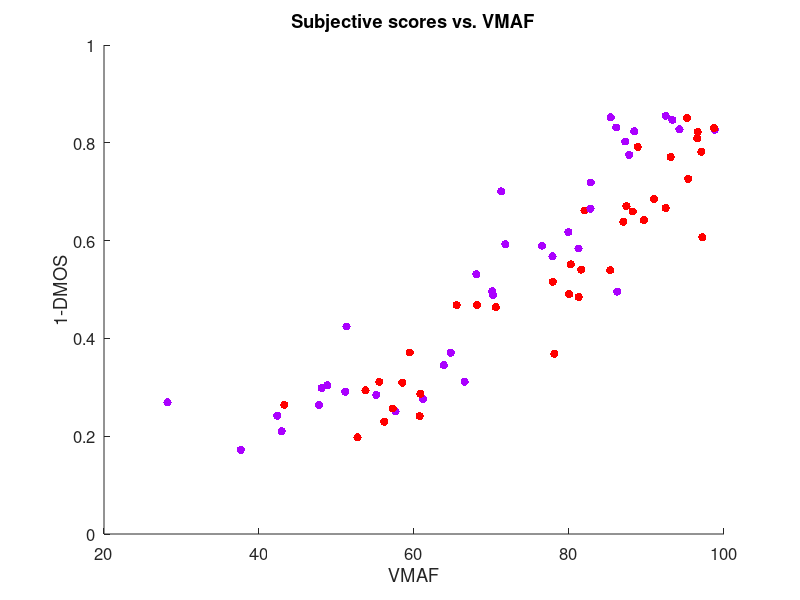

Here is the MATLAB script that generated this plot: (Note: this script raises an error after producing the figure.)
fileID = fopen('CSIQVideo_DMOS.txt');
formatSpec = '%s %f %f';
CSIQVideo_DMOSread = textscan(fileID,formatSpec);
fclose(fileID);
numSeq = length(CSIQVideo_DMOSread{1});

fileID = fopen('vmafResults.txt');
formatSpec = '%f';
CSIQVideo_VMAFresults = textscan(fileID,formatSpec);
fclose(fileID);

seqNames = CSIQVideo_DMOSread{1};
dmosVec = CSIQVideo_DMOSread{2};
vmafVec = CSIQVideo_VMAFresults{1};
mosVec = 1-dmosVec/100;
[mosSorted, ind] = sort(mosVec, 'ascend');
vmafSorted = vmafVec(ind);

numDistortions = 6;
numLevels = 3;

%% Plot results - 1-DMOS vs. objective metric result

%dmos_sorted = csvread('CSIQdmos_sorted.csv');
%dmos_to_mos = 1-dmos_sorted;
%[dmos_ascending, ascending_indices] = sort(dmos_to_mos, 'ascend');

levels = [1:numLevels]';
LUT_level = repmat(levels, numSeq/numLevels, 1);
types = 1:numDistortions;
LUT_type = repmat(reshape(repmat(types, numLevels, 1), numLevels*numDistortions, 1), numSeq/(numDistortions*numLevels), 1);
LUT_level_sorted_asc = LUT_level(ind);
LUT_type_sorted_asc = LUT_type(ind);
colors = prism(numDistortions);
alphas = LUT_level_sorted_asc/numLevels;
metricNames = {'VMAF'};
%for i = 1:size(featuremat,2)
i = 1;
    h = figure; hold on; set(gca,'FontSize',12)
    for j = 1:length(mosSorted)
        if (LUT_type_sorted_asc(j)==1 || LUT_type_sorted_asc(j)==6)
            level_j = LUT_level_sorted_asc(j);
            color_j = colors(LUT_type_sorted_asc(j),:);
            s = scatter(vmafSorted(j), mosSorted(j), 'MarkerEdgeColor', 'None', 'MarkerFaceColor', color_j, 'LineWidth', 5);
            %s.MarkerFaceAlpha = alphas(j);
        end
    end
    xlabel(metricNames{i});
    ylabel('1-DMOS');
    title(sprintf('Subjective scores vs. %s', metricNames{i}));
    % Uncomment following lines if you want to display the legend
    % lbl = {'H.264/AVC','WIRELESS','MJPEG','SNOW','AWGN','HEVC/H.265'};
    % for ii = 1:size(colors,1)
    %     p(ii) = patch(NaN, NaN, colors(ii,:));
    % end
    % legend(p, lbl);
    saveas(h, sprintf('DMOS_vs_%s.png',metricNames{i}));
    close(h);
%end

%% PCC computations

%for i = 1:size(featuremat,2)
i = 1;
    currFeat = vmafSorted(:,i);
    if find(isnan(currFeat))
        currFeat(isnan(vmafSorted(:,i)))=[];
        mosCopy = mosSorted;
        mosCopy(isnan(mosSorted(:,i)))=[];
        [pcorr(i), pval(i)] = corr(currFeat, mosCopy, 'type', 'pearson');
    else    
        [pcorr(i), pval(i)] = corr(vmafSorted(:,i), mosSorted, 'type', 'pearson');
    end        
%end

%% PCC only for HEVC & AVC

vmafReduced = vmafSorted(LUT_type_sorted_asc==1 | LUT_type_sorted_asc==6);
mosReduced = mosSorted(LUT_type_sorted_asc==1 | LUT_type_sorted_asc==6);

%for i = 1:size(featuremat,2)
i = 1;
    currFeat = vmafReduced(:,i);
    if find(isnan(currFeat))
        currFeat(isnan(vmafReduced(:,i)))=[];
        mosCopy = mosReduced;
        mosCopy(isnan(mosReduced(:,i)))=[];
        [pcorrReduced(i), pvalReduced(i)] = corr(currFeat, mosCopy, 'type', 'pearson');
    else    
        [pcorrReduced(i), pvalReduced(i)] = corr(vmafReduced(:,i), mosReduced, 'type', 'pearson');
    end        
%end
